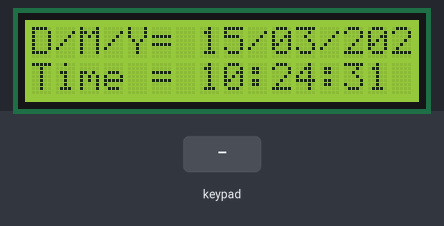
Simulated run of this sketch. Board: Arduino Uno, built with avr-gcc and run on an emulated ATmega328P. Parts: 16×2 character LCD. Inputs (shaded band) come from the test bench. The local clock reads 2024-03-15 10:24:30 at power-on unless the sketch sets it; what the sketch prints to the serial monitor is not drawn.

Above: at 1.2 s.
1.3 s: key 'B' pressed
At 2.0 s:
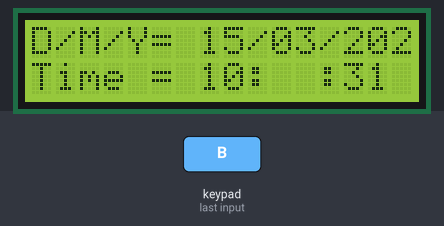
3.8 s: keypad keys 7 6 5 4 # pressed 0.4 s apart
At 6.8 s:
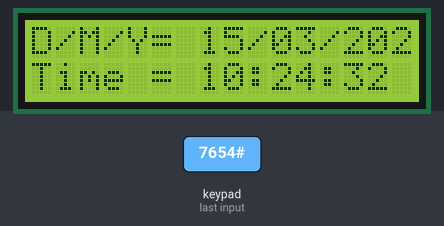
Timing chart, 0 to 8.3 s (numbered marks = the images above; inputs shaded):
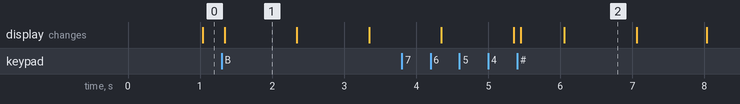

Measured:
- what the display in image 1 shows lasts 1.0 s, from 1.3 s to 2.3 s

The sketch:

LAB14Checkpoint2HaveSeconds.ino
```cpp
#include <LiquidCrystal_I2C.h>
#include <Keypad_I2C.h>
#include <Keypad.h>
#include <Wire.h>
#include <TimeLib.h>
#include <DS1307RTC.h>
#define I2CADDR 0x20
const byte ROWS = 4;
const byte COLS = 4;
char hexaKeys[ROWS][COLS] = {
 {'1','2','3','A'},
 {'4','5','6','B'},
 {'7','8','9','C'},
 {'*','0','#','D'}
};

byte rowPins[ROWS] = {7, 6, 5, 4};
byte colPins[COLS] = {3, 2, 1, 0};
unsigned long last_time;
bool blink_txt;
LiquidCrystal_I2C lcd(0x3f, 16, 2); //Module IIC/I2C Interface บางรุ่นอาจจะใช้ 0x3f
Keypad_I2C keypad( makeKeymap(hexaKeys), rowPins, colPins, ROWS, COLS, I2CADDR);
tmElements_t tm; //for DS1307
int Hour, Minute, Second;

void print2digit(int val) {
  if (val < 10 && val >= 0)
     lcd.print(0);
  lcd.print(val);
}

void setup() {
  Serial.begin(38400);
  Wire.begin();
  keypad.begin();
  lcd.init();
  lcd.backlight(); // เปิด backlight
  lcd.home();
}

unsigned int digit;
bool flag = false;
bool blink_tx = false;

void loop() {
  char key = keypad.getKey();
  if (key == 'B') {
    Serial.println("B");
    digit = (digit + 1) % 3; // เปลี่ยนระหว่าง 0 = Hour, 1 = Minute, 2 = Second
    flag = true;
  } else if (key == 'C') {
    if (digit == 0)
      Hour < 23 ? Hour++ : Hour = 0;
    else if (digit == 1)
      Minute < 59 ? Minute++ : Minute = 0;
    else
      Second = 59; // ตั้งค่าวินาทีเป็น 59
  } else if (key == 'D') {
    if (digit == 0)
      Hour > 0 ? Hour-- : Hour = 23;
    else if (digit == 1)
      Minute > 0 ? Minute-- : Minute = 59;
    else
      Second = 0; // ตั้งค่าวินาทีเป็น 0
  } else if (key == '#') {
    tm.Hour = Hour;
    tm.Minute = Minute;
    tm.Second = Second;
    RTC.write(tm);
    flag = false;
  }

  if (RTC.read(tm)) {
    lcd.setCursor(0, 0);
    lcd.print("D/M/Y= ");
    lcd.print(tm.Day);
    lcd.print("/");
    print2digit(tm.Month);
    lcd.print("/");
    lcd.print(tmYearToCalendar(tm.Year));
    lcd.setCursor(0, 1);
    lcd.print("Time = ");
    if (flag) {
      if ((millis() - last_time) > 1000) {
        blink_tx = !blink_tx;
        last_time = millis(); // อัปเดตเวลาสุดท้าย
      }
      if (digit == 0) {
        if (blink_tx)
          lcd.print("  ");
        else
          print2digit(Hour);
        lcd.print(":");
        print2digit(Minute);
        lcd.print(":");
        print2digit(Second);
      } else if (digit == 1) {
        print2digit(Hour);
        lcd.print(":");
        if (blink_tx)
          lcd.print("  ");
        else
          print2digit(Minute);
        lcd.print(":");
        print2digit(Second);
      } else {
        print2digit(Hour);
        lcd.print(":");
        print2digit(Minute);
        lcd.print(":");
        if (blink_tx)
          lcd.print("  ");
        else
          print2digit(Second);
      }
    } else {
      Hour = tm.Hour;
      Minute = tm.Minute;
      Second = tm.Second;
      print2digit(Hour);
      lcd.print(":");
      print2digit(Minute);
      lcd.print(":");
      print2digit(Second);
    }
  }
}
```
